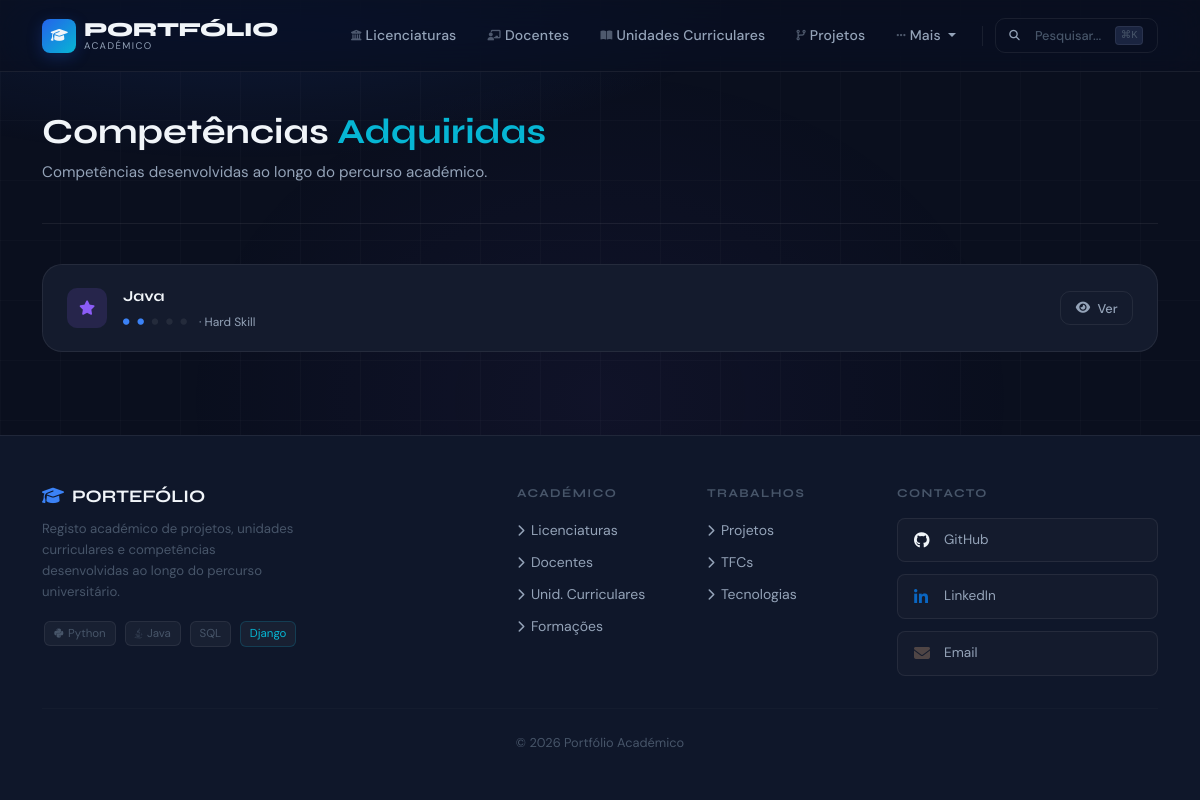
Before: /portfolio/competencias/ with the older database file.
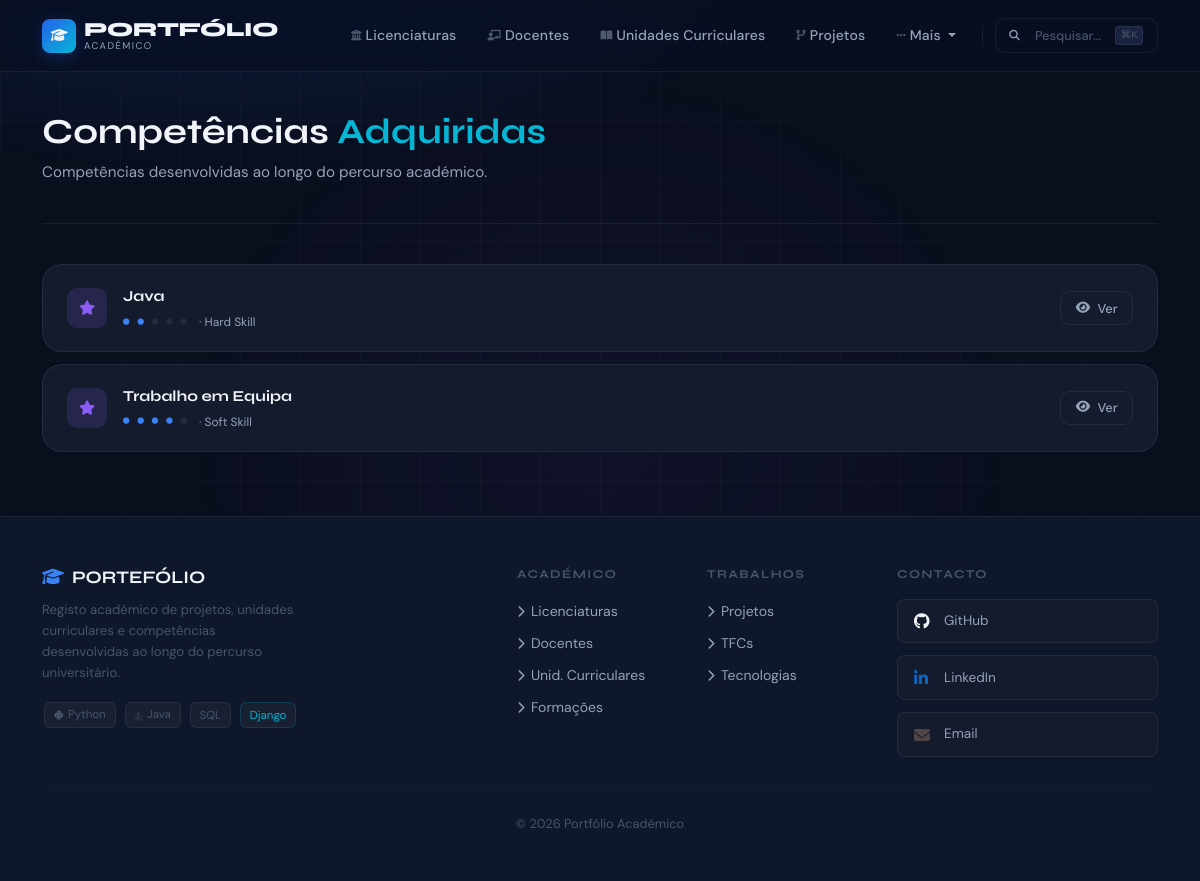
After: the same page with the newer database file.
### portfolio/models.py (models this page shows, shortened)
class Competencia(models.Model):
    nome = models.CharField(max_length=100)
    nivel = models.IntegerField()
    descricao = models.TextField(blank=True)
    tipo = models.CharField(max_length=50, blank=True)
    tecnologias = models.ManyToManyField(
        Tecnologia, blank=True, related_name="competencias"
    )
    class Meta:
        verbose_name_plural = "Competências"

### portfolio/views.py (the view)
# urls.py: path('competencias/', views.competencias_view, name='competencias'),
def competencias_view(request):
    return render(request, 'portfolio/competencias.html', {'competencias': Competencia.objects.prefetch_related('tecnologias').all()})

### portfolio/templates/portfolio/competencias.html (shortened to what this page needs)
{% extends "portfolio/base.html" %}
{% block content %}
<div class="page-header">
    <div>
        <h2>Competências <span class="text-accent">Adquiridas</span></h2>
        <p>Competências desenvolvidas ao longo do percurso académico.</p>
    </div>
</div>
{% if competencias %}
<div style="display:flex;flex-direction:column;gap:.75rem;">
    {% for c in competencias %}
    <div style="background:var(--sf);border:1px solid var(--bd);border-radius:var(--rl);padding:1.25rem 1.5rem;display:flex;align-items:center;justify-content:space-between;gap:1rem;flex-wrap:wrap;transition:var(--tr);"
         onmouseover="this.style.borderColor='rgba(37,99,235,.4)'"
         onmouseout="this.style.borderColor='rgba(255,255,255,.07)'">
        <div style="display:flex;align-items:center;gap:1rem;flex:1;">
            <div style="width:40px;height:40px;border-radius:10px;background:rgba(139,92,246,.15);display:grid;place-items:center;flex-shrink:0;">
                <i class="fas fa-star" style="color:var(--acc2);font-size:.9rem;"></i>
            </div>
            <div style="flex:1;">
                <div style="font-family:var(--fd);font-weight:700;font-size:.95rem;color:var(--tp);margin-bottom:.3rem;">{{ c.nome }}</div>
                <div style="display:flex;align-items:center;gap:.5rem;">
                    {% for i in "12345" %}
                    <i class="fas fa-circle" style="font-size:.4rem;color:{% if forloop.counter <= c.nivel %}var(--pri-l){% else %}var(--bd){% endif %};"></i>
                    {% endfor %}
                    {% if c.tipo %}<span style="font-size:.75rem;color:var(--ts);margin-left:.25rem;">· {{ c.tipo }}</span>{% endif %}
                </div>
            </div>
        </div>
        <div style="display:flex;align-items:center;gap:.5rem;">
            <a href="{% url 'competencias_detail' c.id %}" class="btn-ghost" style="font-size:.8rem;padding:.4rem .9rem;">
                <i class="fas fa-eye"></i>Ver
            </a>
        </div>
    </div>
    {% endfor %}
</div>
{% else %}
<div class="empty-state">
    <i class="fas fa-star"></i>
    <p>Nenhuma competência registada.</p>
</div>
{% endif %}
{% endblock %}

Changed rows visible on the page:
added Competencia: nome "Trabalho em Equipa", nivel 4 (drawn), tipo "Soft Skill"
